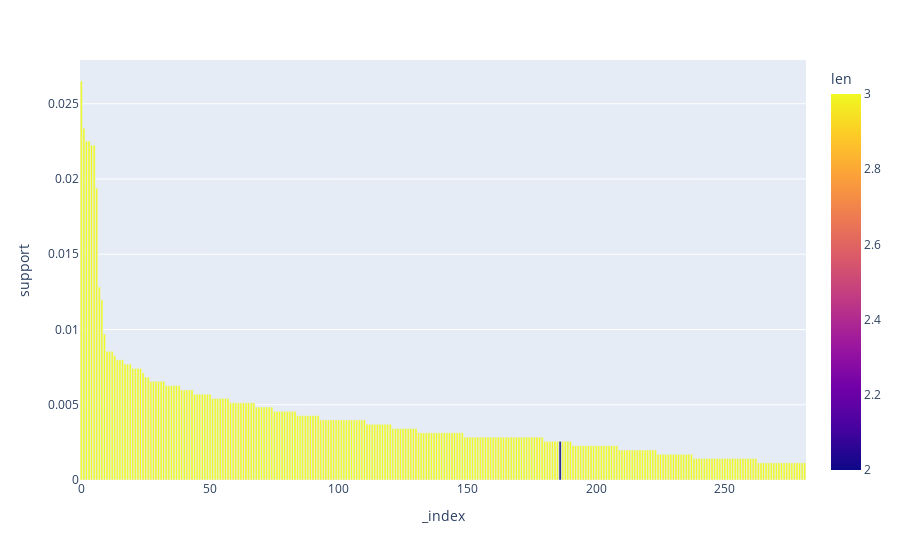

Notebook code for this chart:
### Code cell
# import pandas as pd
from mlxtend.preprocessing import TransactionEncoder
from mlxtend.frequent_patterns import apriori, fpmax, fpgrowth, association_rules


# not_used_columns = list(set(df.columns.to_list()) - set(columns))


# df = pd.get_dummies(df)



rules=fpmax(pd.get_dummies(test.drop(columns=['Total Incidents','Description']).astype('category')), min_support=0.001, max_len=6,use_colnames=True)
# rules = association_rules(fpmax(pd.get_dummies(test.drop(columns=['Total Incidents','Description']).astype('category')), min_support=0.01, max_len=6,use_colnames=True)
# , metric='confidence', min_threshold=0.1)

rules['len']=rules.itemsets.apply(len)

rules.sort_values('support', ascending=False)

rules['itemsets']=rules.itemsets.apply(list)
# rules
rules=rules.sort_values('support', ascending=False).reset_index()
# rules_long=rules.melt(id_vars=['itemsets'],value_vars=['len','support'])
px.bar(rules, y='support',color='len', hover_data=['itemsets']).update_layout(xaxis={'categoryorder':'total ascending'})
# rules_long

### Figure 1 — Plotly figure (JSON) as saved in the notebook; plotly's stock layout.template omitted (floating-point values rounded to 4 significant figures; data arrays with more than 128 entries replaced by an {"elided": "..."} marker saying what was removed)
{"data": [{"alignmentgroup": "True", "customdata": {"elided": "282 rows, 845 str values in total"}, "hovertemplate": "_index=%{x}<br>support=%{y}<br>itemsets=%{customdata[0]}<br>len=%{marker.color}<extra></extra>", "legendgroup": "", "marker": {"color": {"elided": "282 int values"}, "coloraxis": "coloraxis"}, "name": "", "offsetgroup": "", "orientation": "v", "showlegend": false, "textposition": "auto", "type": "bar", "x": {"elided": "282 int values"}, "xaxis": "x", "y": {"elided": "282 float values"}, "yaxis": "y"}], "layout": {"barmode": "relative", "coloraxis": {"colorbar": {"title": {"text": "len"}}, "colorscale": [[0, "#0d0887"], [0.1111, "#46039f"], [0.2222, "#7201a8"], [0.3333, "#9c179e"], [0.4444, "#bd3786"], [0.5556, "#d8576b"], [0.6667, "#ed7953"], [0.7778, "#fb9f3a"], [0.8889, "#fdca26"], [1, "#f0f921"]]}, "legend": {"tracegroupgap": 0}, "margin": {"t": 60}, "xaxis": {"anchor": "y", "categoryorder": "total ascending", "domain": [0, 1], "title": {"text": "_index"}}, "yaxis": {"anchor": "x", "domain": [0, 1], "title": {"text": "support"}}}}
